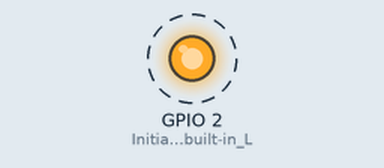
Recording of a sketch running on a simulated ESP32. Shown: output pins drawn as LEDs (lit = HIGH). Dashed ring = blinking.

Above: at 0.5 s.
Timing chart, 0 to 4.6 s (numbered marks = the images above):
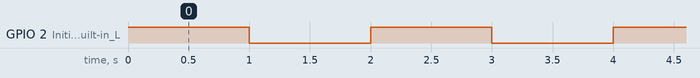

The sketch:

blink_test.ino
```cpp
void setup() {
  pinMode(T2, OUTPUT);  // Initialize the built-in LED pin as an output
}

void loop() {
  digitalWrite(T2, HIGH);  // Turn the LED on
  delay(1000);                      // Wait for a second
  digitalWrite(T2, LOW);   // Turn the LED off
  delay(1000);                      // Wait for a second
}
```

Measured:
- by itself, GPIO 2 (Initialize_the_built-in_L): alternates HIGH for 1.0 s and LOW for 1.0 s
